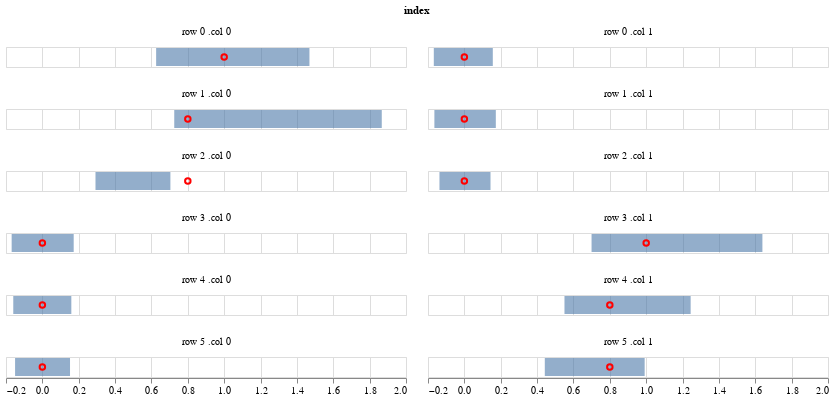

Here is the notebook cell this chart was saved with:
### Code cell
estimates = clean_samples(load_obj('ps12', log_dir))['beta']
get_credible_interval_beta(estimates)

### Figure 1 — Vega-Lite specification as saved in the notebook (floating-point values rounded to 4 significant figures)
{"config": {"view": {"continuousWidth": 400, "continuousHeight": 300}}, "data": {"name": "data-108defbdf2633ac9155ff10ad3a1fd41"}, "facet": {"type": "nominal", "field": "index"}, "spec": {"layer": [{"mark": {"type": "bar", "opacity": 0.6}, "encoding": {"x": {"type": "quantitative", "field": "q1", "title": null}, "x2": {"field": "q2", "title": null}}}, {"mark": {"type": "point", "color": "red", "opacity": 1}, "encoding": {"x": {"type": "quantitative", "field": "data", "title": null}}}]}, "columns": 2, "$schema": "https://vega.github.io/schema/vega-lite/v4.8.1.json", "datasets": {"data-108defbdf2633ac9155ff10ad3a1fd41": [{"row": 0, "col": 0, "q1": 0.6258, "q2": 1.469, "data": 1.0, "index": "row 0 .col 0"}, {"row": 0, "col": 1, "q1": -0.1681, "q2": 0.1565, "data": 0.0, "index": "row 0 .col 1"}, {"row": 1, "col": 0, "q1": 0.7254, "q2": 1.867, "data": 0.8, "index": "row 1 .col 0"}, {"row": 1, "col": 1, "q1": -0.1648, "q2": 0.173, "data": 0.0, "index": "row 1 .col 1"}, {"row": 2, "col": 0, "q1": 0.2922, "q2": 0.7042, "data": 0.8, "index": "row 2 .col 0"}, {"row": 2, "col": 1, "q1": -0.137, "q2": 0.1438, "data": 0.0, "index": "row 2 .col 1"}, {"row": 3, "col": 0, "q1": -0.1689, "q2": 0.1724, "data": 0.0, "index": "row 3 .col 0"}, {"row": 3, "col": 1, "q1": 0.6996, "q2": 1.639, "data": 1.0, "index": "row 3 .col 1"}, {"row": 4, "col": 0, "q1": -0.16, "q2": 0.1594, "data": 0.0, "index": "row 4 .col 0"}, {"row": 4, "col": 1, "q1": 0.5506, "q2": 1.245, "data": 0.8, "index": "row 4 .col 1"}, {"row": 5, "col": 0, "q1": -0.1501, "q2": 0.1521, "data": 0.0, "index": "row 5 .col 0"}, {"row": 5, "col": 1, "q1": 0.4424, "q2": 0.9916, "data": 0.8, "index": "row 5 .col 1"}]}}
